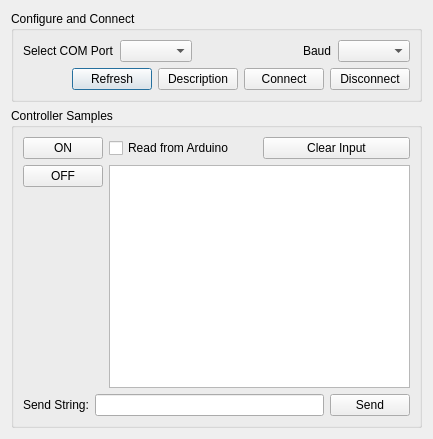
<?xml version="1.0" encoding="UTF-8"?>
<ui version="4.0">
 <class>PyDialog</class>
 <widget class="QDialog" name="PyDialog">
  <property name="geometry">
   <rect>
    <x>0</x>
    <y>0</y>
    <width>433</width>
    <height>439</height>
   </rect>
  </property>
  <property name="windowTitle">
   <string>PyDuino Arduino Controller</string>
  </property>
  <layout class="QGridLayout" name="gridLayout_2">
   <item row="0" column="0">
    <widget class="QGroupBox" name="groupBox">
     <property name="title">
      <string>Configure and Connect</string>
     </property>
     <layout class="QGridLayout" name="gridLayout_3">
      <item row="0" column="0">
       <layout class="QHBoxLayout" name="horizontalLayout_3">
        <item>
         <layout class="QHBoxLayout" name="horizontalLayout">
          <item>
           <widget class="QLabel" name="label">
            <property name="text">
             <string>Select COM Port</string>
            </property>
           </widget>
          </item>
          <item>
           <widget class="QComboBox" name="COMComboBox"/>
          </item>
         </layout>
        </item>
        <item>
         <spacer name="horizontalSpacer_2">
          <property name="orientation">
           <enum>Qt::Horizontal</enum>
          </property>
          <property name="sizeHint" stdset="0">
           <size>
            <width>40</width>
            <height>20</height>
           </size>
          </property>
         </spacer>
        </item>
        <item>
         <layout class="QHBoxLayout" name="horizontalLayout_2">
          <item>
           <widget class="QLabel" name="label_2">
            <property name="text">
             <string>Baud</string>
            </property>
           </widget>
          </item>
          <item>
           <widget class="QComboBox" name="BaudComboBox"/>
          </item>
         </layout>
        </item>
       </layout>
      </item>
      <item row="1" column="0">
       <layout class="QHBoxLayout" name="horizontalLayout_4">
        <item>
         <spacer name="horizontalSpacer">
          <property name="orientation">
           <enum>Qt::Horizontal</enum>
          </property>
          <property name="sizeHint" stdset="0">
           <size>
            <width>40</width>
            <height>20</height>
           </size>
          </property>
         </spacer>
        </item>
        <item>
         <widget class="QPushButton" name="RefreshButton">
          <property name="text">
           <string>Refresh</string>
          </property>
         </widget>
        </item>
        <item>
         <widget class="QPushButton" name="DescriptionButton">
          <property name="text">
           <string>Description</string>
          </property>
         </widget>
        </item>
        <item>
         <widget class="QPushButton" name="ConnectButton">
          <property name="text">
           <string>Connect</string>
          </property>
         </widget>
        </item>
        <item>
         <widget class="QPushButton" name="DisconnectButton">
          <property name="text">
           <string>Disconnect</string>
          </property>
         </widget>
        </item>
       </layout>
      </item>
     </layout>
    </widget>
   </item>
   <item row="1" column="0">
    <widget class="QGroupBox" name="groupBox_2">
     <property name="title">
      <string>Controller Samples</string>
     </property>
     <layout class="QGridLayout" name="gridLayout">
      <item row="0" column="0" rowspan="2">
       <layout class="QVBoxLayout" name="verticalLayout">
        <item>
         <widget class="QPushButton" name="ONButton">
          <property name="text">
           <string>ON</string>
          </property>
         </widget>
        </item>
        <item>
         <widget class="QPushButton" name="OFFButton">
          <property name="text">
           <string>OFF</string>
          </property>
         </widget>
        </item>
        <item>
         <spacer name="verticalSpacer">
          <property name="orientation">
           <enum>Qt::Vertical</enum>
          </property>
          <property name="sizeHint" stdset="0">
           <size>
            <width>20</width>
            <height>40</height>
           </size>
          </property>
         </spacer>
        </item>
       </layout>
      </item>
      <item row="0" column="1">
       <layout class="QHBoxLayout" name="horizontalLayout_6">
        <item>
         <widget class="QCheckBox" name="ReadEnableCheckBox">
          <property name="text">
           <string>Read from Arduino</string>
          </property>
         </widget>
        </item>
        <item>
         <widget class="QPushButton" name="ClearInputButton">
          <property name="text">
           <string>Clear Input</string>
          </property>
         </widget>
        </item>
       </layout>
      </item>
      <item row="1" column="1">
       <widget class="QTextEdit" name="ReadTextEdit"/>
      </item>
      <item row="2" column="0" colspan="2">
       <layout class="QHBoxLayout" name="horizontalLayout_5">
        <item>
         <widget class="QLabel" name="label_3">
          <property name="text">
           <string>Send String:</string>
          </property>
         </widget>
        </item>
        <item>
         <widget class="QLineEdit" name="CommandLineEdit"/>
        </item>
        <item>
         <widget class="QPushButton" name="SendButton">
          <property name="text">
           <string>Send</string>
          </property>
         </widget>
        </item>
       </layout>
      </item>
     </layout>
     <zorder>ONButton</zorder>
     <zorder>OFFButton</zorder>
     <zorder>label_3</zorder>
     <zorder>CommandLineEdit</zorder>
     <zorder>SendButton</zorder>
     <zorder>ReadTextEdit</zorder>
     <zorder>ReadEnableCheckBox</zorder>
     <zorder>ReadTextEdit</zorder>
     <zorder></zorder>
    </widget>
   </item>
  </layout>
 </widget>
 <resources/>
 <connections/>
</ui>
